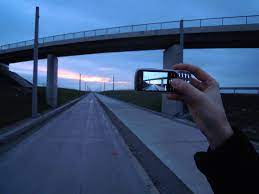
#> input picture packagecustom_B/imagedata/Test1.jpg, 259 x 194 px
$ python test.py
#> lines starting #> are read from the running program, lines starting #| are printed output that depends on the picture
### packagecustom_B/opencv_module_b.py
import os
import cv2
import numpy as np

class OpenCVImageProcessor:
    def __init__(self):
        self.version = (cv2.__version__, np.__version__)
        self.image = None
        self.print_version()

    def print_version(self):
        print("opencv version: {}".format(self.version[0]))
        print("python version: {}".format(self.version[1]))

    def read_image(self, file_name = None):
#> called with file_name = 'packagecustom_B/imagedata/Test1.jpg'
        if file_name is not None:
            self.image = cv2.imread(file_name)
#> self.image is the input picture: shape (194, 259, 3); mean B, G, R 113.3, 78.3, 56.5
#> call 2 of read_image, with file_name = 'packagecustom_B/imagedata/Test2.jpg'
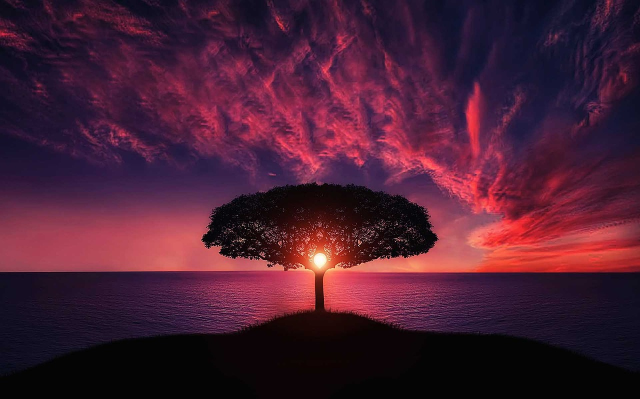
#> input picture packagecustom_B/imagedata/Test2.jpg, 1280 x 797 px (shown at 1/2 size)
#> in read_image, self.image is the input picture: shape (797, 1280, 3); mean B, G, R 51.2, 30.3, 73.6

    # [4 lines left out: function show_image, not called in this run]

    def save_image(self, output_file_path):
        cv2.imwrite(output_file_path, self.image)

    def convert_to_grayscale(self):
        self.image = cv2.cvtColor(self.image, cv2.COLOR_BGR2GRAY)

    def resize_image(self, width, height):
#> called with width = 640, height = 480
        self.image = cv2.resize(self.image, (width, height))
#> self.image: shape (480, 640, 3)
#> call 2 of resize_image, with width = 640, height = 480
#> in resize_image (call 2), `self.image = cv2.resize(self.image, (width, height))`:
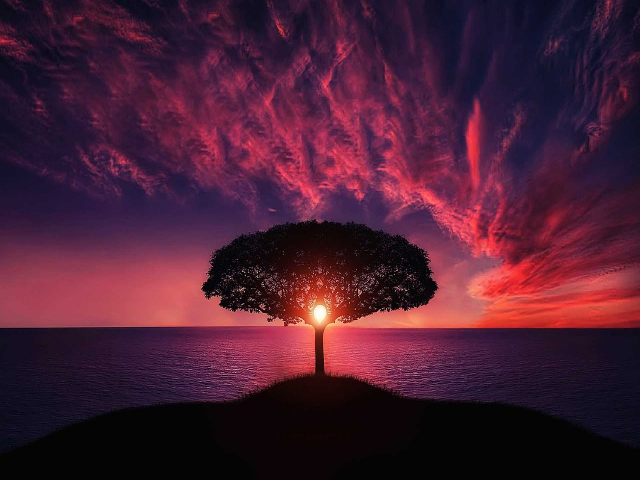
#> self.image: shape (480, 640, 3); mean B, G, R 51.1, 30.2, 73.5

    def draw_rectangle(self, x, y, width, height):
        cv2.rectangle(self.image, (x, y), (x + width, y + height), (0, 255, 0), thickness=2)

    def draw_circle(self, cx, cy, radius):
        cv2.circle(self.image, (cx, cy), radius, (0, 0, 255), thickness=2)

    def draw_line(self, x1, y1, x2, y2):
        cv2.line(self.image, (x1, y1), (x2, y2), (255, 0, 0), thickness=2)

    def apply_gaussian_blur(self):
        self.image = cv2.GaussianBlur(self.image, (5, 5), 0)

    def detect_edges(self, threshold1, threshold2):
        self.image = cv2.Canny(self.image, threshold1, threshold2)

    # [5 lines left out: function find_and_draw_contours, not called in this run]

# [8 lines that do not run on import are left out]

### packagecustom_B/opencv_module_a.py
import cv2
import numpy as np

class ImageArithmetic:
    def __init__(self):
        self.version = (cv2.__version__, np.__version__)
        self.print_version()

    def print_version(self):
        print("opencv version: {}".format(self.version[0]))
        print("python version: {}".format(self.version[1]))

    def add_images(self, image1, image2):
        return cv2.add(image1, image2)
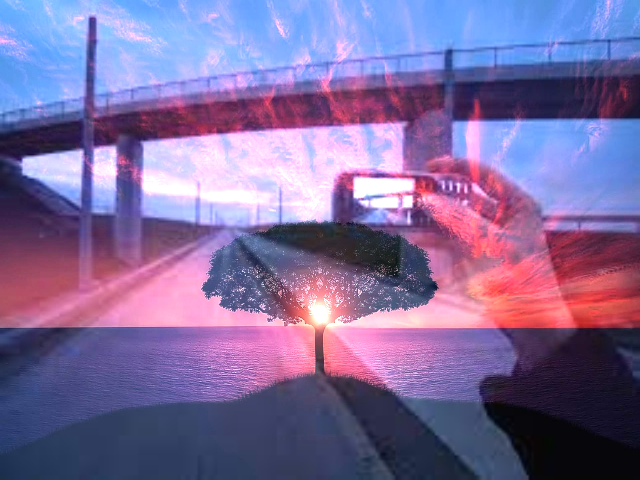
#> returned value: shape (480, 640, 3); mean of channels 0, 1, 2 157.4, 108.3, 127; drawn as B, G, R

    def subtract_images(self, image1, image2):
        return cv2.subtract(image1, image2)

    def multiply_image(self, image1, alpha):
        return cv2.multiply(image1, alpha)

    def divide_image(self, image1, beta):
        return cv2.divide(image1, beta)

    def blend_images(self, image1, image2, alpha, beta, gamma):
        return cv2.addWeighted(image1, alpha, image2, beta, gamma)

    def save_image(self, file_path, image):
        cv2.imwrite(file_path, image)

### test.py
from packagecustom_B.opencv_module_a import ImageArithmetic
from packagecustom_B.opencv_module_b import OpenCVImageProcessor
img_handler_1 = OpenCVImageProcessor()
img_handler_1.read_image('packagecustom_B/imagedata/Test1.jpg')
img_handler_2 = OpenCVImageProcessor()
img_handler_2.read_image('packagecustom_B/imagedata/Test2.jpg')
img_handler_1.resize_image(640,480)
img_handler_2.resize_image(640, 480)

img_arth = ImageArithmetic()
img_handler_1.image = img_arth.add_images(img_handler_1.image, img_handler_2.image)
print(img_handler_1.image.shape)
#| (480, 640, 3)
